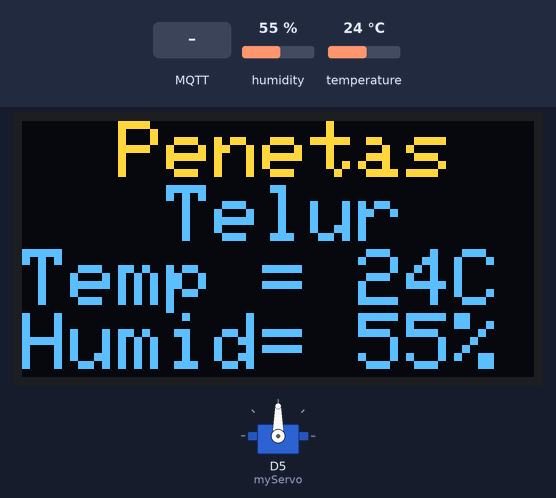
Recording of a program running on a simulated ESP8266 (NodeMCU). On the bench: servo, 128×64 one-colour display. The inputs (shaded band) are chosen by the test bench; at power-on: humidity 55 %, temperature 24 °C. The OLED is the two-colour kind (top 16 rows yellow); WiFi joins after 1.5 s; servers stay silent unless stated; no MQTT or app messages arrive unless stated; what the program prints to the serial monitor is not drawn.

Above: at 7.8 s.
7.9 s: MQTT message "5" arrives on the first subscribed topic
At 9.6 s:
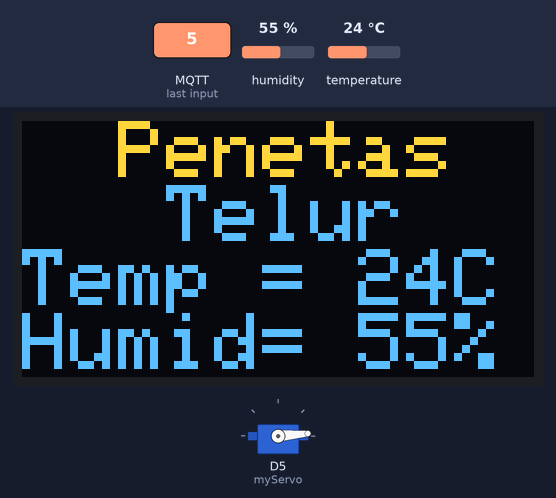
10.2 s: MQTT message "200" arrives on the first subscribed topic
At 12.0 s:
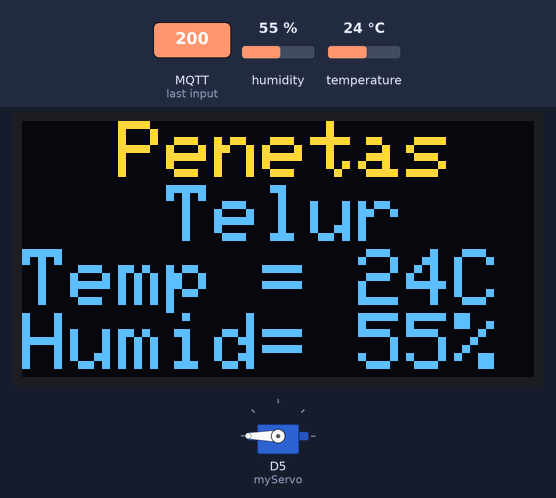
12.3 s: humidity set to 22 %
At 13.3 s:
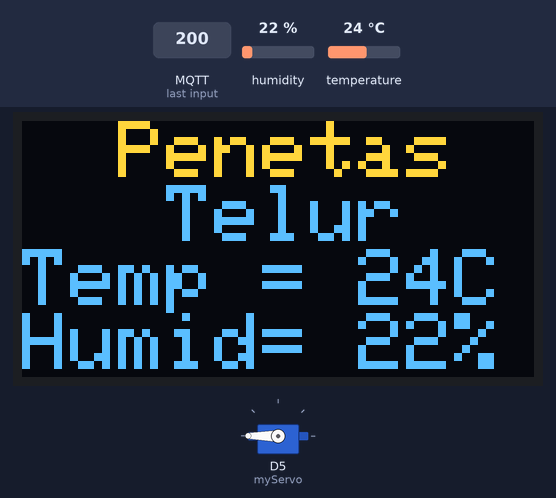
14.4 s: temperature set to 12 °C
At 15.6 s:
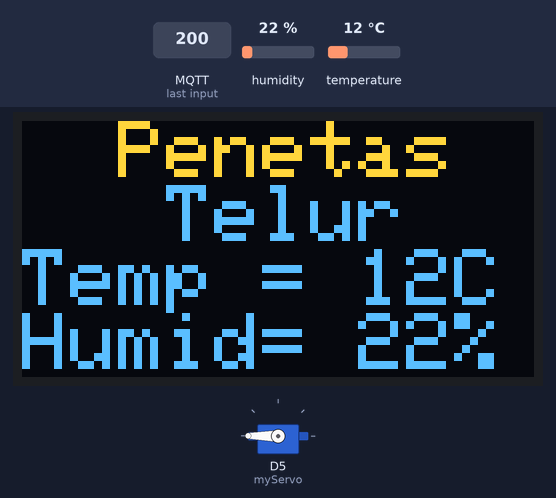
16.4 s: humidity set to 40 %
At 18.1 s:
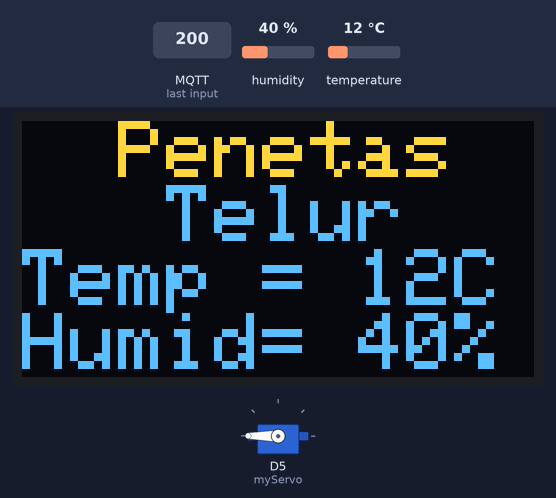
18.5 s: MQTT message "on" arrives on the first subscribed topic
At 20.5 s:
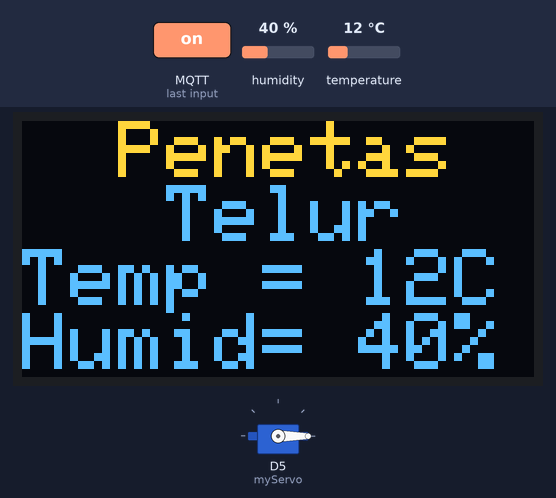
Timing chart, 0 to 21.5 s (numbered marks = the images above; inputs shaded):
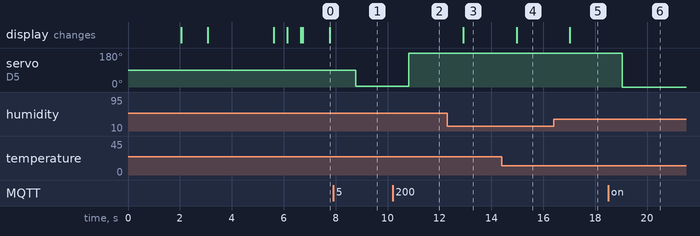

Measured:
- after the input at 7.9 s, servo on D5 (myServo): 90° → 5° after 0.87 s
- after the input at 10.2 s, servo on D5 (myServo): 5° → 180° after 0.63 s
- after the input at 12.3 s, the display: changes after 0.61 s (image 3)
- after the input at 14.4 s, the display: changes after 0.57 s (image 4)
- after the input at 16.4 s, the display: changes after 0.63 s (image 5)
- after the input at 18.5 s, servo on D5 (myServo): 180° → 0° after 0.55 s

The program:

main.cpp
```cpp
#include <Arduino.h>
#include <SPI.h>
#include <Wire.h>
#include <Adafruit_GFX.h>
#include <Adafruit_SSD1306.h>
#include <DHT.h>
#include <DHT_U.h>
#include <Servo.h>
#include <ESP8266WiFi.h>
#include <PubSubClient.h>

#define SCREEN_WIDTH 128 // OLED display width, in pixels
#define SCREEN_HEIGHT 64 // OLED display height, in pixels

// Declaration for an SSD1306 display connected to I2C (SDA, SCL pins)
Adafruit_SSD1306 display(SCREEN_WIDTH, SCREEN_HEIGHT, &Wire, -1);
Servo myServo;
DHT dht(2,DHT22);

// WiFi
const char *ssid = "vivo Y33s"; // Enter your WiFi name
const char *password = "sandisusah";  // Enter WiFi password

// MQTT Broker
const char *mqtt_broker = "192.168.77.40";
const char *mqtt_username = "emqx";
const int mqtt_port = 1883;

WiFiClient espclient;
PubSubClient Client(espclient);

// 'bilal', 128x64px
const unsigned char epd_bitmap_bilal [] PROGMEM = {
	0xff, 0xff, 0xff, 0xff, 0xff, 0xff, 0xff, 0xff, 0xff, 0xff, 0xff, 0xff, 0xff, 0xff, 0xff, 0xff,
	0xff, 0xff, 0xff, 0xff, 0xff, 0xff, 0xff, 0xfc, 0x07, 0xff, 0xff, 0xff, 0xff, 0xff, 0xff, 0xff,
	0xff, 0xff, 0xff, 0xff, 0xff, 0xff, 0xff, 0xf0, 0x00, 0x7f, 0xff, 0xff, 0xff, 0xff, 0xff, 0xff,
	0xff, 0xff, 0xff, 0xff, 0xff, 0xff, 0xff, 0xc0, 0x00, 0x1f, 0xff, 0xff, 0xff, 0xff, 0xff, 0xff,
	0xff, 0xff, 0xff, 0xff, 0xff, 0xff, 0xff, 0x00, 0x00, 0x0f, 0xff, 0xff, 0xff, 0xff, 0xff, 0xff,
	0xff, 0xff, 0xff, 0xff, 0xff, 0xff, 0xfe, 0x00, 0x00, 0x0f, 0xff, 0xff, 0xff, 0xff, 0xff, 0xff,
	0xff, 0xff, 0xff, 0xff, 0xff, 0xff, 0xfc, 0x00, 0x00, 0x07, 0xff, 0xff, 0xff, 0xff, 0xff, 0xff,
	0xff, 0xff, 0xff, 0xff, 0xff, 0xff, 0xf8, 0x00, 0x00, 0x03, 0xff, 0xff, 0xff, 0xff, 0xff, 0xff,
	0xff, 0xff, 0xff, 0xff, 0xff, 0xff, 0xf8, 0x00, 0x00, 0x03, 0xff, 0xff, 0xff, 0xff, 0xff, 0xff,
	0xff, 0xff, 0xff, 0xfd, 0xff, 0xff, 0xf8, 0x00, 0x00, 0x01, 0xff, 0xff, 0xff, 0xfd, 0xff, 0xff,
	0xff, 0xff, 0xff, 0xf8, 0xff, 0xff, 0xf0, 0x00, 0x00, 0x00, 0xff, 0xff, 0xff, 0xf8, 0xff, 0xff,
	0xff, 0xff, 0xff, 0xf8, 0x7f, 0xff, 0xf0, 0x00, 0x00, 0x00, 0xff, 0xff, 0xff, 0xf8, 0x7f, 0xff,
	0xff, 0xff, 0xff, 0xfc, 0x3f, 0xdf, 0xe0, 0x00, 0x00, 0x00, 0x7f, 0xff, 0xff, 0xfc, 0x3f, 0xff,
	0xff, 0xff, 0xff, 0xfe, 0x1f, 0x8f, 0xf0, 0x00, 0x00, 0x00, 0xff, 0xff, 0xff, 0xfe, 0x1f, 0xcf,
	0xff, 0xff, 0xff, 0xff, 0x0f, 0x8f, 0xf0, 0x3c, 0x60, 0x00, 0xff, 0xff, 0xff, 0xff, 0x0f, 0x8f,
	0xff, 0xff, 0xff, 0xff, 0x87, 0x1f, 0xe0, 0x3f, 0xfd, 0x00, 0xff, 0xff, 0xff, 0xff, 0xc7, 0x9f,
	0xff, 0xff, 0xff, 0xbf, 0xc2, 0x3f, 0xe1, 0x3f, 0xff, 0x80, 0xff, 0xff, 0xff, 0xff, 0xe3, 0x1f,
	0xff, 0xff, 0xff, 0x8f, 0xe0, 0x3f, 0xe0, 0xff, 0xff, 0x00, 0xff, 0xff, 0xff, 0x8f, 0xf0, 0x3f,
	0xff, 0xff, 0xff, 0x03, 0xf0, 0x7f, 0xe3, 0xff, 0xf8, 0x40, 0xff, 0xff, 0xff, 0x03, 0xf8, 0x7f,
	0xff, 0xff, 0xfe, 0x00, 0xf8, 0x7f, 0xf3, 0x3f, 0xe0, 0x00, 0xff, 0xff, 0xff, 0x00, 0xfc, 0x7f,
	0xff, 0xff, 0xff, 0x10, 0x3c, 0xff, 0xf8, 0x03, 0xc6, 0x78, 0xbf, 0xff, 0xff, 0x90, 0x7e, 0xff,
	0xff, 0xff, 0xff, 0x88, 0x1f, 0xff, 0xf3, 0xc7, 0xd0, 0x39, 0x3f, 0xff, 0xff, 0x8c, 0x1f, 0xff,
	0xff, 0xff, 0xff, 0x8e, 0x07, 0xff, 0xeb, 0x07, 0xe0, 0x39, 0x3f, 0xff, 0xff, 0xcf, 0x07, 0xff,
	0xff, 0xff, 0xff, 0xc6, 0x03, 0xff, 0xe3, 0x43, 0xe8, 0xf9, 0x3f, 0xff, 0xff, 0xc6, 0x03, 0xff,
	0xff, 0xff, 0xff, 0xe0, 0x67, 0xff, 0xfb, 0xe1, 0xff, 0xf8, 0x3f, 0xff, 0xff, 0xe2, 0x63, 0xff,
	0xff, 0xff, 0xff, 0xe0, 0x7f, 0xff, 0xfb, 0xff, 0xff, 0xfa, 0xff, 0xff, 0xff, 0xf0, 0x7f, 0xff,
	0xff, 0xff, 0xff, 0xf0, 0xff, 0xff, 0xfb, 0xfd, 0xff, 0xfb, 0xff, 0xff, 0xff, 0xf0, 0xff, 0xff,
	0xff, 0xff, 0xff, 0xf0, 0xff, 0xff, 0xf7, 0xfb, 0xff, 0xfb, 0xff, 0xff, 0xff, 0xf8, 0xff, 0xff,
	0xff, 0xff, 0xff, 0xf8, 0xff, 0xff, 0xff, 0xff, 0xff, 0xfb, 0x7f, 0xff, 0xff, 0xfc, 0xff, 0xff,
	0xff, 0xff, 0xbf, 0xfc, 0x7f, 0xff, 0xff, 0xff, 0xdf, 0xf8, 0xff, 0xff, 0xff, 0xfc, 0x7f, 0xff,
	0xff, 0xff, 0x1f, 0xfc, 0x7f, 0xff, 0xff, 0xff, 0x8f, 0xfb, 0xff, 0xff, 0x9f, 0xfe, 0x3f, 0xff,
	0xff, 0xff, 0x0f, 0xfe, 0x7f, 0xff, 0xfd, 0xff, 0xff, 0xfb, 0xff, 0xff, 0x0f, 0xff, 0x7f, 0xff,
	0xff, 0xff, 0x07, 0xff, 0xff, 0xff, 0xff, 0xff, 0xff, 0xfb, 0xff, 0xff, 0x87, 0xff, 0x7f, 0xff,
	0xff, 0xff, 0x83, 0xfb, 0xff, 0xff, 0xff, 0xfe, 0x07, 0xf7, 0xff, 0xff, 0xc3, 0xfb, 0xff, 0xff,
	0xff, 0xff, 0xc1, 0xf1, 0xff, 0xff, 0xfe, 0xf0, 0x01, 0xf7, 0xff, 0xff, 0xe1, 0xf9, 0xff, 0xff,
	0xff, 0xf9, 0xf0, 0xf1, 0xff, 0xff, 0xff, 0xef, 0xcf, 0xff, 0xff, 0xfd, 0xf0, 0xf1, 0xff, 0xff,
	0xff, 0xf9, 0xf8, 0x63, 0xff, 0xff, 0xff, 0xff, 0xff, 0xf7, 0xff, 0xf9, 0xf8, 0x63, 0xff, 0xff,
	0xff, 0xf1, 0xfc, 0x07, 0xff, 0xff, 0xff, 0xff, 0xff, 0xd7, 0xff, 0xf9, 0xfc, 0x23, 0xff, 0xff,
	0xff, 0xe3, 0xfe, 0x07, 0xff, 0xff, 0xff, 0x7f, 0xff, 0x37, 0xff, 0xf3, 0xfe, 0x07, 0xff, 0xff,
	0xff, 0xe1, 0xff, 0x0f, 0xff, 0xff, 0xf8, 0x6f, 0xfe, 0x37, 0xff, 0xe1, 0xff, 0x0f, 0xff, 0xff,
	0xff, 0xc0, 0xff, 0x9f, 0xff, 0xff, 0xf0, 0x77, 0xb8, 0x77, 0xff, 0xe0, 0xff, 0x8f, 0xff, 0xff,
	0xff, 0xc0, 0x7f, 0xdf, 0xff, 0xff, 0xe8, 0x79, 0x00, 0x77, 0xff, 0xc0, 0x7f, 0xff, 0xff, 0xff,
	0xff, 0xcc, 0x3f, 0xff, 0xff, 0xff, 0xc8, 0xfe, 0x00, 0xf7, 0xff, 0xcc, 0x3f, 0xff, 0xff, 0xff,
	0xff, 0xfe, 0x1f, 0xff, 0xff, 0xff, 0x89, 0xff, 0x00, 0xf3, 0xff, 0xfe, 0x1f, 0xff, 0xff, 0xff,
	0xff, 0xff, 0x0c, 0xff, 0xff, 0xff, 0xa1, 0xff, 0x80, 0xf1, 0xff, 0xff, 0x0e, 0xff, 0xff, 0xff,
	0xff, 0xff, 0x80, 0xff, 0xff, 0xff, 0x71, 0xff, 0xc1, 0xc1, 0xff, 0xff, 0x84, 0x7f, 0xff, 0xff,
	0xfe, 0x3f, 0xc0, 0xff, 0xf3, 0xc0, 0xe8, 0x3f, 0xe3, 0x82, 0xfe, 0x3f, 0xc0, 0xff, 0xff, 0xff,
	0xfc, 0x1f, 0xe1, 0xff, 0xf3, 0xfc, 0xb0, 0x07, 0xc1, 0x01, 0x7c, 0x1f, 0xe1, 0xff, 0xff, 0xff,
	0xf8, 0x0f, 0xf3, 0xff, 0xe3, 0xfe, 0x68, 0x00, 0x00, 0x02, 0xcc, 0x0f, 0xf1, 0xff, 0xff, 0xff,
	0xf8, 0x8f, 0xe3, 0xff, 0xd3, 0xfe, 0x48, 0x00, 0x00, 0x03, 0xb0, 0xcf, 0xf3, 0xff, 0xff, 0xff,
	0xf1, 0xc1, 0xe7, 0xff, 0xb3, 0xfe, 0x38, 0x00, 0x00, 0x00, 0xf0, 0xc9, 0xe7, 0xff, 0xff, 0xff,
	0xe3, 0xc0, 0xe7, 0xff, 0x5b, 0xfe, 0x52, 0x03, 0xc7, 0x87, 0xe1, 0x00, 0xf7, 0xff, 0xff, 0xff,
	0xe1, 0x80, 0x7f, 0xfe, 0xeb, 0xfe, 0x10, 0x00, 0xff, 0xa5, 0x50, 0xc0, 0x7f, 0xff, 0xff, 0xff,
	0xf0, 0x0c, 0x7f, 0xfc, 0xfb, 0xfe, 0x68, 0x00, 0x0f, 0x00, 0x70, 0x8c, 0x7f, 0xff, 0xff, 0xff,
	0xf8, 0x1e, 0x7f, 0xfb, 0xe3, 0xfe, 0x10, 0x00, 0x00, 0x80, 0xdc, 0x06, 0x3f, 0xff, 0xff, 0xff,
	0xfc, 0x1e, 0x7f, 0xf7, 0xb3, 0x80, 0x28, 0x00, 0x00, 0xa0, 0x34, 0x1c, 0x3f, 0xff, 0xff, 0xff,
	0xfe, 0x0c, 0x7f, 0xff, 0xa3, 0x0e, 0x00, 0x00, 0x00, 0x00, 0xdf, 0x06, 0x7f, 0xff, 0xff, 0xff,
	0xff, 0x04, 0x7f, 0xfe, 0xc3, 0x0e, 0x00, 0x08, 0x04, 0x00, 0x15, 0x04, 0x7f, 0xff, 0xff, 0xff,
	0xff, 0x80, 0xff, 0xd7, 0x93, 0x0e, 0x00, 0x01, 0x04, 0x04, 0x57, 0xc0, 0x7f, 0xff, 0xff, 0xff,
	0xff, 0xc0, 0xff, 0x82, 0x42, 0x0e, 0x00, 0x00, 0x00, 0x00, 0x7d, 0x40, 0xff, 0xff, 0xff, 0xff,
	0xff, 0xf1, 0xff, 0xbd, 0xc2, 0x0e, 0x34, 0x00, 0x00, 0xa9, 0x17, 0xc0, 0xff, 0xff, 0xff, 0xff,
	0xff, 0xfb, 0xff, 0xa3, 0x02, 0x1c, 0xa4, 0x00, 0x00, 0x01, 0x51, 0x60, 0xff, 0xff, 0xff, 0xff,
	0xff, 0xff, 0xff, 0xed, 0x0a, 0x1c, 0xb4, 0x80, 0x14, 0x28, 0x15, 0x48, 0xbf, 0xff, 0xff, 0xff,
	0xff, 0xff, 0xff, 0x71, 0x02, 0x1c, 0xb5, 0xf4, 0x80, 0x2b, 0xd5, 0xc2, 0x7f, 0xff, 0xff, 0xff
};


// 'gali', 128x64px
const unsigned char epd_bitmap_gali [] PROGMEM = {
	0xff, 0xff, 0xff, 0xff, 0xff, 0xff, 0xff, 0xff, 0xff, 0xff, 0xff, 0xff, 0xff, 0xff, 0xff, 0xff,
	0xff, 0xff, 0xff, 0xff, 0xff, 0xff, 0xff, 0xff, 0xff, 0xff, 0xff, 0xff, 0xff, 0xff, 0xff, 0xff,
	0xff, 0xff, 0xff, 0xff, 0xff, 0xff, 0xff, 0x80, 0xff, 0xff, 0xff, 0xff, 0xff, 0xff, 0xff, 0xff,
	0xff, 0xff, 0xff, 0xff, 0xff, 0xff, 0xf8, 0x00, 0x1f, 0xff, 0xff, 0xff, 0xff, 0xff, 0xff, 0xff,
	0xff, 0xff, 0xff, 0xff, 0xff, 0xff, 0xf0, 0x00, 0x0f, 0xff, 0xff, 0xff, 0xff, 0xff, 0xff, 0xff,
	0xff, 0xff, 0xff, 0xff, 0xff, 0xff, 0xe0, 0x00, 0x07, 0xff, 0xff, 0xff, 0xff, 0xff, 0xff, 0xff,
	0xff, 0xff, 0xff, 0xff, 0xff, 0xff, 0x80, 0x00, 0x03, 0xff, 0xff, 0xff, 0xff, 0xff, 0xff, 0xff,
	0xff, 0xff, 0xff, 0xff, 0xff, 0xff, 0x00, 0x00, 0x01, 0xff, 0xff, 0xff, 0xff, 0xff, 0xff, 0xff,
	0xff, 0xff, 0xff, 0xff, 0xff, 0xfe, 0x00, 0x03, 0x80, 0xff, 0xff, 0xff, 0xff, 0xff, 0xff, 0xff,
	0xff, 0xff, 0xff, 0xff, 0xff, 0xfe, 0x00, 0x3f, 0xf0, 0xff, 0xff, 0xff, 0xff, 0xff, 0xef, 0xff,
	0xff, 0xff, 0xff, 0xff, 0xff, 0xfc, 0x01, 0xff, 0xf8, 0x7f, 0xff, 0xff, 0xff, 0xff, 0xc3, 0xff,
	0xff, 0xff, 0xff, 0xff, 0xff, 0xfc, 0x03, 0xff, 0xfc, 0x7f, 0xff, 0xff, 0xff, 0xff, 0xf1, 0xff,
	0xff, 0xff, 0xff, 0xff, 0xff, 0xfc, 0x03, 0xff, 0xfc, 0x3f, 0xff, 0xff, 0xff, 0xff, 0xf8, 0x7f,
	0xff, 0xff, 0xff, 0xff, 0xff, 0xf8, 0x03, 0xff, 0xfe, 0x3f, 0xff, 0xff, 0xff, 0xff, 0xf8, 0x3f,
	0xff, 0xff, 0xff, 0xff, 0xff, 0xf8, 0x03, 0xff, 0xfe, 0x3f, 0xff, 0xff, 0xff, 0xff, 0xfb, 0x1f,
	0xff, 0xff, 0xff, 0xff, 0xff, 0xf8, 0x0f, 0xfe, 0x1f, 0x3f, 0xff, 0xff, 0xff, 0xff, 0x33, 0xff,
	0xff, 0xff, 0xff, 0xef, 0xff, 0xf8, 0x0f, 0xfc, 0x7f, 0x3f, 0xff, 0xff, 0xff, 0xff, 0x07, 0xff,
	0xff, 0xff, 0xff, 0xc7, 0xff, 0xf8, 0x10, 0x0c, 0x3f, 0x9f, 0xff, 0xff, 0xff, 0xff, 0xc7, 0xff,
	0xff, 0xff, 0xff, 0xf1, 0xff, 0xf8, 0x00, 0x0e, 0x03, 0x9f, 0xff, 0xff, 0xff, 0xff, 0xe1, 0xff,
	0xff, 0xff, 0xff, 0xf8, 0xff, 0xf8, 0x03, 0x8e, 0x03, 0x9f, 0xff, 0xff, 0xff, 0xfe, 0x78, 0xff,
	0xff, 0xff, 0xff, 0xf0, 0x7f, 0xf8, 0x00, 0x0f, 0x07, 0xdf, 0xff, 0xff, 0xff, 0xfe, 0x3c, 0xff,
	0xff, 0xff, 0xff, 0xf2, 0x3f, 0xfc, 0x00, 0x8f, 0xff, 0xdf, 0xff, 0xff, 0xff, 0xff, 0x0f, 0xff,
	0xff, 0xff, 0xfe, 0x27, 0xff, 0xfc, 0x40, 0x0f, 0xff, 0xd7, 0xff, 0xff, 0xff, 0xff, 0xc7, 0xff,
	0xff, 0xff, 0xff, 0x07, 0xff, 0xfc, 0x40, 0xcf, 0xff, 0xf7, 0xff, 0xff, 0xff, 0xff, 0xe1, 0xff,
	0xff, 0xff, 0xff, 0x8f, 0xff, 0xfc, 0x4f, 0xcf, 0xff, 0xff, 0xff, 0xff, 0xff, 0xff, 0xfb, 0xff,
	0xff, 0xff, 0xfd, 0xe7, 0xff, 0xfc, 0x5f, 0xc7, 0xff, 0xef, 0xff, 0xff, 0xff, 0xff, 0xff, 0xff,
	0xff, 0xff, 0xf8, 0xf1, 0xff, 0xfe, 0x6f, 0xc0, 0x7f, 0xef, 0xff, 0xff, 0xff, 0xf7, 0xf7, 0xff,
	0xff, 0xff, 0xfc, 0x79, 0xff, 0xfc, 0x0f, 0x83, 0x7f, 0xff, 0xff, 0xff, 0xff, 0xe1, 0xe7, 0xff,
	0xff, 0xff, 0xff, 0x3f, 0xff, 0xfc, 0x03, 0x87, 0xff, 0xff, 0xff, 0xff, 0xff, 0xf8, 0xe7, 0xff,
	0xff, 0xff, 0xff, 0x8f, 0xff, 0xfc, 0x01, 0x85, 0xff, 0xff, 0xff, 0xff, 0xff, 0xfc, 0x2f, 0xff,
	0xff, 0xff, 0xff, 0xc7, 0xff, 0xfc, 0x00, 0x80, 0x27, 0xff, 0xff, 0xff, 0xff, 0xff, 0x0f, 0xff,
	0xff, 0xff, 0xff, 0xe7, 0xff, 0xfc, 0x00, 0x00, 0x47, 0xff, 0xff, 0xff, 0xff, 0xff, 0x8f, 0xff,
	0xff, 0xff, 0xdf, 0xff, 0xff, 0xfe, 0x00, 0x07, 0xff, 0xff, 0xff, 0xff, 0xff, 0x9f, 0xff, 0xff,
	0xff, 0xff, 0xcf, 0xcf, 0xff, 0xfe, 0x00, 0x00, 0x3f, 0xff, 0xff, 0xff, 0xff, 0x80, 0x3f, 0xff,
	0xff, 0xff, 0xe3, 0xdf, 0xff, 0xff, 0x80, 0x00, 0x3f, 0xff, 0xff, 0xff, 0xff, 0x90, 0x3f, 0xff,
	0xff, 0xff, 0xf1, 0x9f, 0xff, 0xff, 0xf0, 0x00, 0xff, 0xff, 0xff, 0xff, 0xff, 0xcc, 0xff, 0xff,
	0xff, 0xff, 0xf8, 0x3f, 0xff, 0xff, 0xf0, 0x01, 0xff, 0x7f, 0xff, 0xff, 0xff, 0xcd, 0xff, 0xff,
	0xff, 0xff, 0xfe, 0x3f, 0xff, 0xff, 0xf8, 0x00, 0xfe, 0x7f, 0xff, 0xff, 0xff, 0xe1, 0xff, 0xff,
	0xff, 0xfe, 0xff, 0x7f, 0xff, 0xff, 0xfc, 0x00, 0x38, 0xff, 0xff, 0xff, 0xff, 0xf1, 0xff, 0xff,
	0xff, 0xfe, 0x07, 0xff, 0xff, 0xff, 0xfc, 0x00, 0x01, 0xff, 0xff, 0xff, 0xff, 0xf1, 0xff, 0xff,
	0xff, 0xfe, 0x40, 0xff, 0xff, 0xff, 0xff, 0x80, 0x03, 0xff, 0xff, 0xff, 0xfc, 0xf9, 0xff, 0xff,
	0xff, 0xfe, 0x70, 0xff, 0xff, 0xff, 0xff, 0xc0, 0x07, 0xff, 0xff, 0xff, 0xf8, 0xfd, 0xff, 0xff,
	0xff, 0xff, 0x37, 0xff, 0xff, 0xff, 0xfe, 0xe0, 0x0f, 0xff, 0xff, 0xff, 0xf9, 0xcd, 0xff, 0xff,
	0xff, 0xff, 0xa7, 0xff, 0xff, 0xff, 0xfe, 0x60, 0x1f, 0xff, 0xff, 0xff, 0xf3, 0xc3, 0xff, 0xff,
	0xff, 0xff, 0x8f, 0xff, 0xff, 0xff, 0xff, 0x70, 0x3f, 0xff, 0xff, 0xff, 0xf3, 0xf3, 0xff, 0xff,
	0xff, 0xf7, 0xcf, 0xff, 0xff, 0xff, 0xff, 0x78, 0x1f, 0xf7, 0xff, 0xff, 0xf3, 0xf3, 0xff, 0xff,
	0xff, 0xe7, 0xcf, 0xff, 0xff, 0xff, 0xff, 0x3c, 0x1f, 0xf7, 0xff, 0xff, 0xf9, 0xf3, 0xff, 0xff,
	0xff, 0xcf, 0xe7, 0xff, 0xff, 0xff, 0x8f, 0x1f, 0x1f, 0xe7, 0xff, 0xff, 0xf8, 0xe7, 0xff, 0xff,
	0xff, 0xde, 0x6f, 0xff, 0xff, 0xff, 0xe7, 0x87, 0xdf, 0xe5, 0xbf, 0xff, 0xfc, 0x07, 0xff, 0xff,
	0xff, 0x9f, 0x3f, 0xff, 0xff, 0xff, 0xf0, 0xff, 0xef, 0xe5, 0xdf, 0xff, 0xfe, 0x0f, 0xff, 0xff,
	0xff, 0x9f, 0x9f, 0xff, 0xff, 0xff, 0xf8, 0x3f, 0xff, 0xcd, 0x6b, 0xff, 0xff, 0xff, 0xff, 0xff,
	0xff, 0x9f, 0x9f, 0xff, 0xff, 0xff, 0xfa, 0x0f, 0xff, 0xc5, 0xf5, 0xff, 0xff, 0xff, 0xff, 0xff,
	0xff, 0xcf, 0xbf, 0xff, 0xff, 0xff, 0xfa, 0x0f, 0xff, 0xc6, 0xf4, 0x6f, 0xff, 0xff, 0xff, 0xff,
	0xff, 0xc7, 0x3f, 0xff, 0xff, 0xff, 0xdb, 0xff, 0xff, 0xc6, 0xb6, 0x6d, 0xff, 0xff, 0xff, 0xff,
	0xff, 0xe0, 0x7f, 0xff, 0xff, 0xff, 0xf0, 0x07, 0xff, 0xde, 0xfa, 0x3d, 0x77, 0xff, 0xff, 0xff,
	0xff, 0xf8, 0xff, 0xff, 0xff, 0xff, 0xf4, 0x07, 0xff, 0xdc, 0xfb, 0x3d, 0xeb, 0xff, 0xff, 0xff,
	0xff, 0xff, 0xff, 0xff, 0xff, 0xff, 0xf8, 0x0f, 0xff, 0xff, 0x5b, 0x39, 0xd7, 0xff, 0xff, 0xff,
	0xff, 0xff, 0xff, 0xff, 0xff, 0xff, 0xf5, 0x1f, 0xff, 0xef, 0xfd, 0x39, 0x37, 0xff, 0xff, 0xff,
	0xff, 0xff, 0xff, 0xff, 0xff, 0xf8, 0xfc, 0x0f, 0xff, 0xff, 0xfd, 0x98, 0xa7, 0xff, 0xff, 0xff,
	0xff, 0xff, 0xff, 0xff, 0xff, 0xfa, 0x3e, 0x07, 0xff, 0xfb, 0xed, 0xb2, 0x2f, 0xff, 0xff, 0xff,
	0xff, 0xff, 0xff, 0xff, 0xff, 0xfe, 0x1e, 0x01, 0xff, 0xf1, 0xec, 0xb2, 0x2f, 0xff, 0xff, 0xff,
	0xff, 0xff, 0xff, 0xff, 0xff, 0xcf, 0x0f, 0x80, 0x7f, 0xe0, 0x7e, 0xe2, 0x5f, 0xff, 0xff, 0xff,
	0xff, 0xff, 0xff, 0xff, 0xff, 0xc3, 0x03, 0xf0, 0x1f, 0xc0, 0xfe, 0x62, 0x3f, 0xff, 0xff, 0xff,
	0xff, 0xff, 0xff, 0xff, 0xff, 0xe0, 0x81, 0xfe, 0x03, 0xc0, 0xfe, 0x62, 0x7f, 0xff, 0xff, 0xff
};

// Array of all bitmaps for convenience. (Total bytes used to store images in PROGMEM = 1040)
const int epd_bitmap_allArray_LEN = 2;
const unsigned char* epd_bitmap_allArray[2] = {
	epd_bitmap_bilal,
  	epd_bitmap_gali
};

//Variable Declaration
int T = 0.0;
int H = 0.0;
int sudut=0;
int P=0,PID_i=0,PID_d=0;
int Kp=50, Ki=30, Kd =1200;
float I;
float PID_error =0;
float previous_error =0;
float eT, Ti, tP;
float PID_value=0;
int Sp,pwm;


void callback(char* topic, byte* payload, unsigned int length) {
  Serial.print("Message arrived [");
  Serial.print(topic);
  Serial.print("] ");
  String Ms;
  for (int i = 0; i < length; i++) {
	Ms+=(char)payload[i];
  }
  Serial.println(Ms);
  myServo.write(Ms.toInt());
//  	if(topic=="servo"){
// 	Serial.print(Ms);
// 	myServo.write(Ms.toInt());
//    }
  Serial.println();
}

void reconnect(){
	String client_id = "penetas_telur";
    client_id += String(WiFi.macAddress());
    if (Client.connect(client_id.c_str())) {
		Client.subscribe("servo");
        Serial.println("Public emqx mqtt broker connected");
    } else {
        Serial.print("failed with state ");
        Serial.print(Client.state());
        delay(2000);
    }
}

void setup() {
  Serial.begin(9600);
  dht.begin();
  myServo.attach(D5);

  if(!display.begin(SSD1306_SWITCHCAPVCC, 0x3C)) { // Address 0x3D for 128x64
    Serial.println(F("SSD1306 allocation failed"));
    for(;;);
  }
  delay(2000);
  display.clearDisplay();

  display.setTextSize(1);
  display.setTextColor(WHITE);
  display.setCursor(0,0);
  // Display static text
  display.clearDisplay();
  display.drawBitmap(0, 0, epd_bitmap_gali , 128, 64, WHITE);
  display.display();
  delay(1000);
  display.clearDisplay();
  display.drawBitmap(0,0, epd_bitmap_bilal,128, 64,WHITE);
  display.display();
  display.clearDisplay();
  delay(2000);
  // connect wifi
  WiFi.begin(ssid,password);
  while(WiFi.status() != WL_CONNECTED){
    delay(500);
    Serial.println("connecting to wifi");
    display.println("connecting to wifi");
    display.display();
    display.clearDisplay();
  }
  display.println("connected");
  Client.setServer(mqtt_broker,mqtt_port);
  Client.setCallback(callback);
}


void loop() {
//   int currentmillis = millis();
//   if(currentmillis - previousMillis >= interval){
//     // get temp value
//     float newT = dht.readTemperature();
//     if(isnan(newT)){
//       Serial.println("Failed to read temp from dht");
//     }else{
//       t=newT;
//     }
//     //get humid value
//     float newH = dht.readHumidity();
//     if(isnan(newT)){
//       Serial.println("Failed to read humid from dht");
//     }else{
//       h=newH;
//     }
//   }

   if(!Client.connected()){
	reconnect();
   }
   Client.loop();
   T = dht.readTemperature();
   H = dht.readHumidity();
   PID_error=Sp-T+1;
   P = 0.01*Kp*PID_error;
   I = 0.01*I+(Ki*PID_error);
   tP=Ti;
   Ti=millis();
   eT = (Ti - tP)/1000;
   PID_d = 0.01*Kd*((PID_error-previous_error)/eT);
   PID_value=P+I+PID_d;
   if(PID_value<0){PID_value=0;}
   if(PID_value>255){PID_value=250;}


  display.setCursor(0,0);
  display.setTextSize(2);
  display.println("  Penetas ");display.println("   Telur  ");
  display.print("Temp = ");display.print(T);display.println("C");
  display.print("Humid= ");display.print(H);display.println("%");
  display.display();
  delay(1000);
  display.clearDisplay();
}
```
